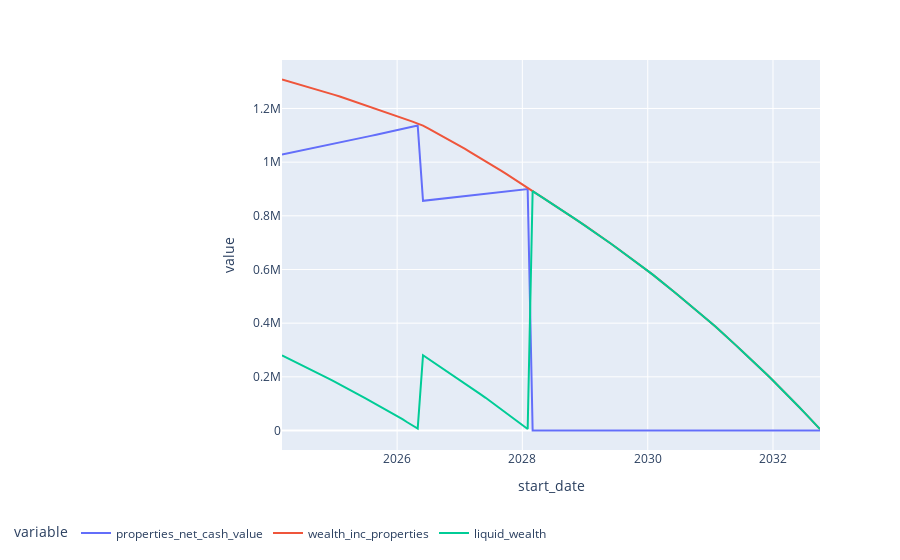

Source (notebook cell):
### Code cell
# I want to see how my wealth grows over time including a net property value

wealthFig = px.line(df,
                    x='start_date',
                    y=[
                        'properties_net_cash_value',
                        'wealth_inc_properties',
                        'liquid_wealth',
                    ])
wealthFig.update_layout(
    legend=dict(
        orientation="h",
        yanchor="bottom",
        y=-0.25,
        xanchor="right",
        x=0.5
    )
)

wealthFig.show()
